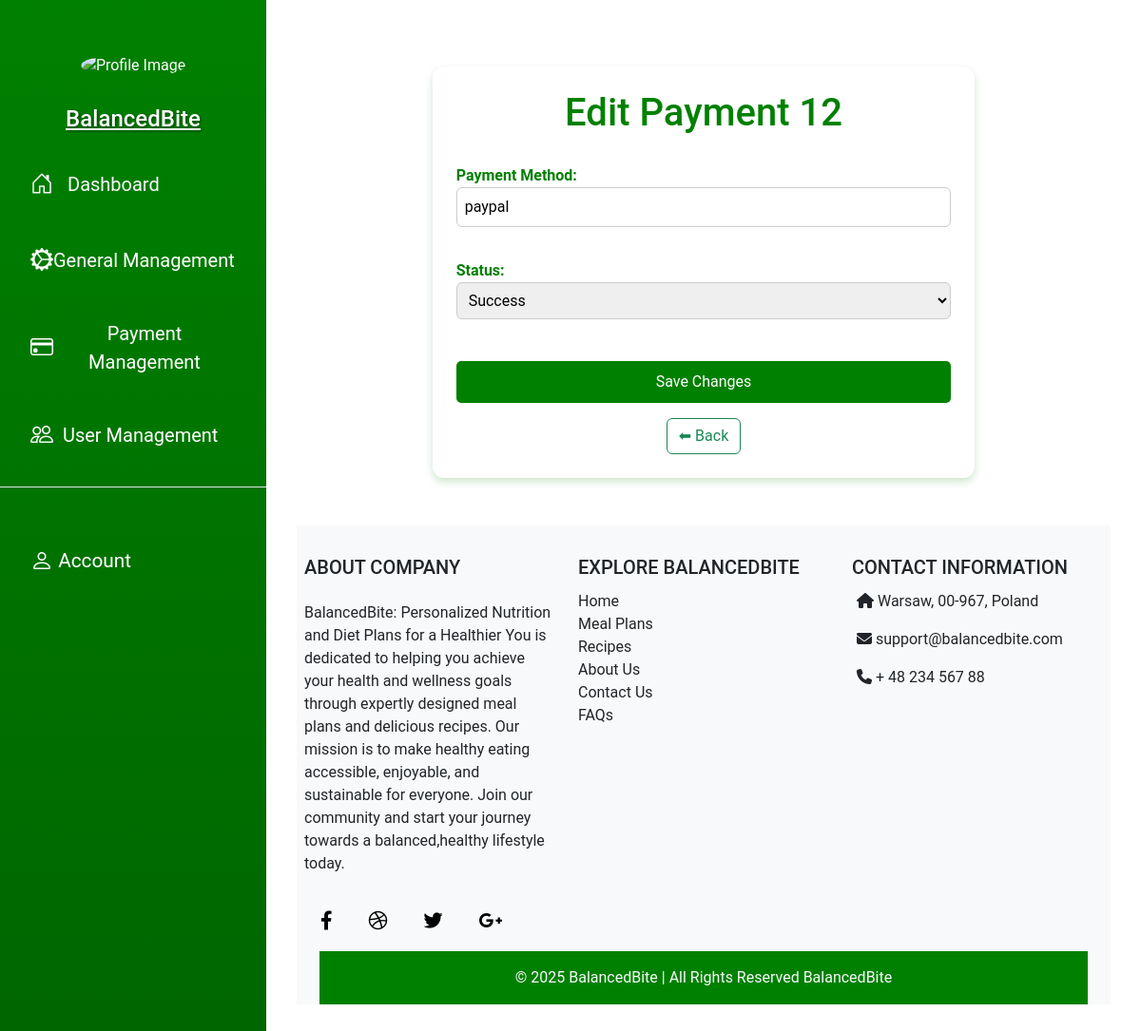
Screenshot of /admin_edit_payment.php?id=12 (signed in) with the database file from the repository.
### tables this page shows
CREATE TABLE `payments` (
  `id` int(11) NOT NULL,
  `user_id` int(11) NOT NULL,
  `amount` decimal(10,2) NOT NULL,
  `discount` decimal(10,2) DEFAULT 0.00,
  `final_amount` decimal(10,2) NOT NULL,
  `payment_status` enum('pending','success','failed') DEFAULT 'pending',
  `payment_method` varchar(50) DEFAULT NULL,
  `transaction_id` varchar(100) DEFAULT NULL,
  `created_at` timestamp NOT NULL DEFAULT current_timestamp()
);

### admin_edit_payment.php (the view, shortened to what this page needs)
<?php
require('db/dbconnect.php');
$id = intval($_GET['id']);
$res = mysqli_query($conn, "SELECT * FROM payments WHERE id=$id");
$payment = mysqli_fetch_assoc($res);
?>
<!DOCTYPE html>
<html>
<head>
    <?php require 'component/Designlinks.php'; ?>
    <link rel="stylesheet" href="css/general.css">
</head>
<body>
<?php require 'component/adminnav.php'; ?>
<div class="main-content">
    <div class="container">
            <div class="col-8">
                <h1 style="text-align:center;color:rgb(0,128,0);margin-bottom:20px;">Edit Payment <?= $payment['id'] ?></h1>
<form method="post">
    <label>Payment Method:</label>
    <input type="text" name="payment_method" value="<?= htmlspecialchars($payment['payment_method']) ?>"><br><br>
    <label>Status:</label>
    <select name="payment_status">
        <option value="success" <?= ($payment['payment_status']=='success'?'selected':'') ?>>Success</option>
    </select><br><br>
    <button type="submit" name="edit" class="btn-warning">Save Changes</button>
</form>
<div class="text-center mt-3">
      <a href="admin_view_payments.php" class="btn btn-outline-success">⬅ Back </a>
    </div>
</div>
</div>
<?php require 'component/Footer.php'; ?>
</div>
</body>
</html>

### css/general.css (style rules this page uses)
input, textarea, select { width: 100%; padding: 10px; margin: 5px 0 15px; border: 1px solid rgb(0,128,0); border-radius: 5px; transition: 0.3s; }

### admin_edit_payment.php (style rules this page uses)
body { font-family: Arial, sans-serif; background-color: #f4f4f4; margin: 0; padding: 0; }
.main-content { margin-left: 280px; padding: 20px; width: calc(100% - 280px); flex: 1; transition: 0.3s; }
.col-8 { max-width: 650px; margin: 50px auto; background: white; padding: 25px; border-radius: 12px; box-shadow: 0 4px 8px rgba(0,128,0,0.2); animation: slideIn 0.8s ease-in-out; }
label { font-weight: bold; color: rgb(0,128,0); margin-top: 10px; }
input, select, textarea { width: 100%; padding: 8px; margin-top: 5px; border: 1px solid #ccc; border-radius: 6px; }
.btn-warning { width: 100%; padding: 10px; background: rgb(0,128,0); color: white; border: none; border-radius: 5px; margin-top: 20px; cursor: pointer; transition: 0.3s; }

### component/Adminnav.php (style rules this page uses)
body { display: flex; flex-wrap: wrap; height: 100vh; overflow-x: hidden; font-family: 'Roboto', sans-serif; }

### rows the page displays
payments: id "12", payment_method "paypal", payment_status "Success"
